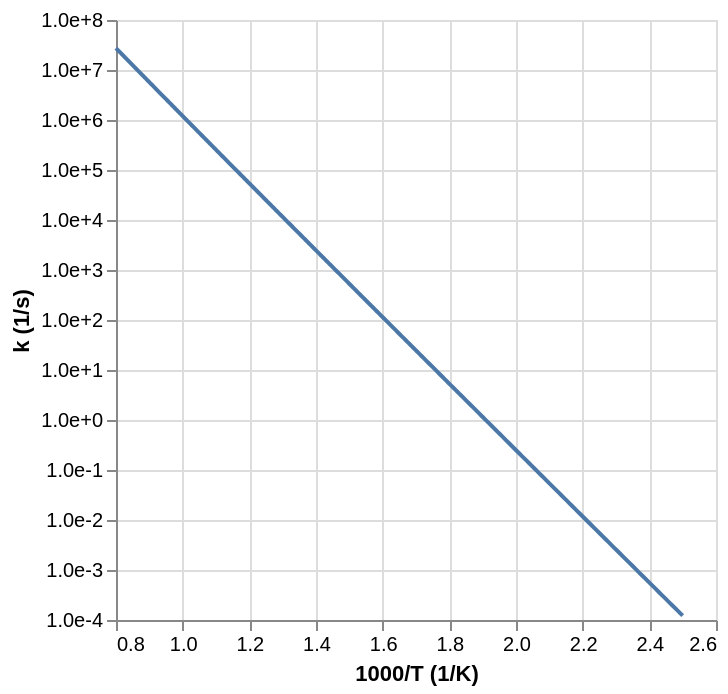

The notebook cell saved with this chart:
### Code cell
import automech
from mechdriver.subtasks import display, fs

chan = "1: 1"

# TRANSITION STATE
#   - Read in expanded mechanism
mech_path = util.p_.mechanism(tag, ext="json", path=util.p_.data(root_path))
mech = automech.io.read(mech_path)

#   - Display the reaction
automech.display_reactions(mech, chans=[chan])

### Figure 1 — Vega-Lite specification as saved in the notebook (floating-point values rounded to 4 significant figures; data arrays with more than 128 entries replaced by an {"elided": "..."} marker saying what was removed)
{"config": {"view": {"continuousWidth": 300, "continuousHeight": 300}}, "data": {"name": "data-055e9988857a0b68819b12b58db346bc"}, "mark": {"type": "line"}, "encoding": {"x": {"field": "x", "title": "1000/T (1/K)", "type": "quantitative"}, "y": {"axis": {"format": ".1e", "values": [0.0001, 0.001, 0.01, 0.1, 1, 10, 100, 1000, 10000, 100000, 1000000, 10000000, 100000000]}, "field": "value", "scale": {"type": "log"}, "title": "k (1/s)", "type": "quantitative"}}, "transform": [{"fold": ["This work"]}], "$schema": "https://vega.github.io/schema/vega-lite/v5.20.1.json", "datasets": {"data-055e9988857a0b68819b12b58db346bc": {"elided": "500 records"}}}
